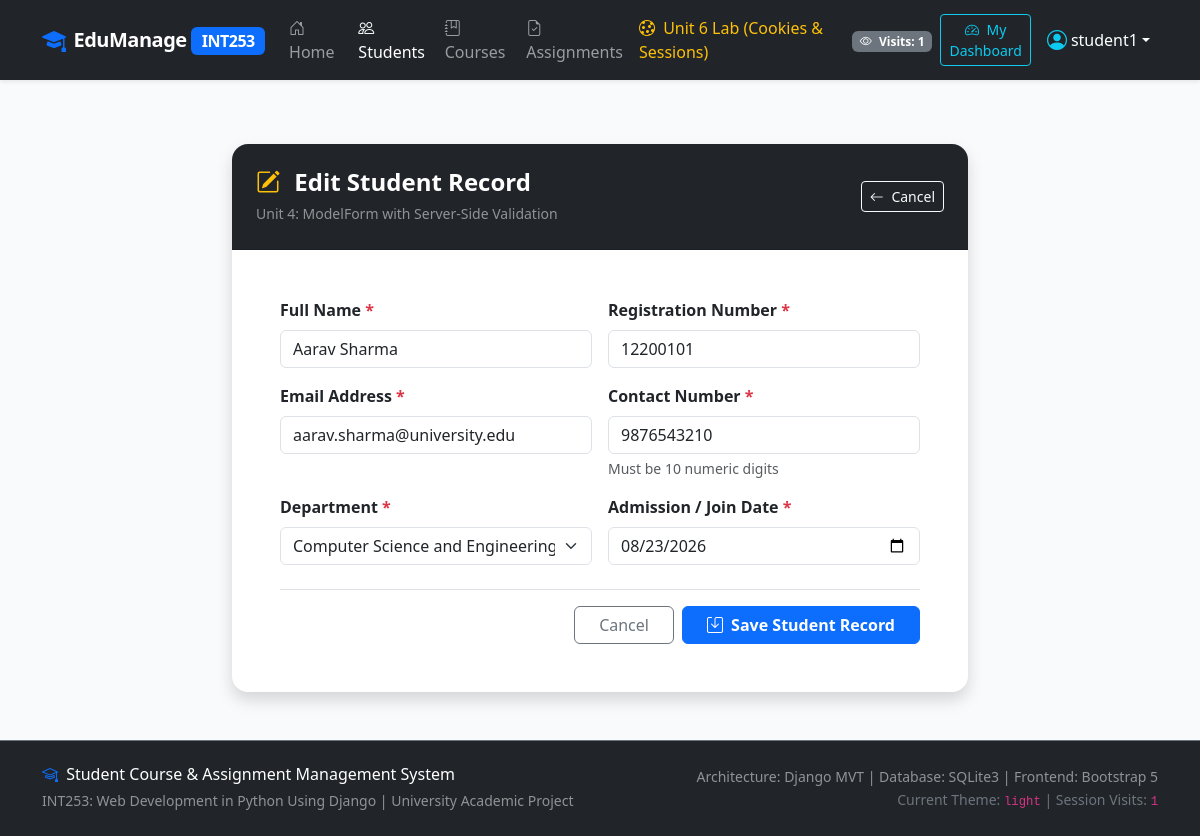
The app's page /students/1/edit/ (signed in) with its own data.
### students/models.py (models this page shows, shortened)
class Student(models.Model):
    DEPARTMENT_CHOICES = [
        ('CSE', 'Computer Science and Engineering'),
        ('IT', 'Information Technology'),
        ('ECE', 'Electronics & Communication Engineering'),
        ('ME', 'Mechanical Engineering'),
        ('CIVIL', 'Civil Engineering'),
        ('MBA', 'Management Studies'),
        ('OTHER', 'Other Department'),
    ]
    user = models.OneToOneField(
        User,
        on_delete=models.CASCADE,
        null=True,
        blank=True,
        related_name='student_profile',
        help_text="Associated auth account for dashboard login"
    )
    name = models.CharField(
        max_length=100,
        verbose_name="Full Name",
        help_text="Student's complete name"
    )
    email = models.EmailField(
        unique=True,
        verbose_name="Email Address",
        help_text="Unique student email address"
    )
    phone = models.CharField(
        max_length=15,
        verbose_name="Contact Number",
        help_text="10-digit mobile number"
    )
    registration_number = models.CharField(
        max_length=20,
        unique=True,
        verbose_name="Registration Number",
        help_text="Unique University Registration ID (e.g. 12200123)"
    )
    department = models.CharField(
        max_length=50,
        choices=DEPARTMENT_CHOICES,
        default='CSE',
        verbose_name="Department"
    )
    join_date = models.DateField(
        default=timezone.now,
        verbose_name="Admission / Join Date"
    )
    created_at = models.DateTimeField(
        auto_now_add=True,
        verbose_name="Created At"
    )
    updated_at = models.DateTimeField(
        auto_now=True,
        verbose_name="Last Updated"
    )
    class Meta:
        ordering = ['-join_date', 'name']
        verbose_name = "Student"
        verbose_name_plural = "Students"

### students/views.py (the view)
# urls.py: path('<int:pk>/edit/', views.student_update_view, name='edit'),
@login_required
def student_update_view(request, pk):
    student = get_object_or_404(Student, pk=pk)
    is_owner = (request.user.is_authenticated and hasattr(request.user, 'student_profile') and request.user.student_profile.pk == student.pk)
    if not (request.user.is_staff or request.user.is_superuser or is_owner):
        messages.error(request, "You do not have authorization to edit this student profile.")
        return redirect('students:detail', pk=pk)
    if request.method == 'POST':
        form = StudentForm(request.POST, instance=student)
        if form.is_valid():
            form.save()
            messages.success(request, f"Profile for '{student.name}' updated successfully.")
            return redirect('students:detail', pk=student.pk)
        else:
            messages.error(request, "Please correct the form errors.")
    else:
        form = StudentForm(instance=student)
    context = {
        'form': form,
        'student': student,
        'is_edit': True,
        'page_title': f"Edit Student: {student.name}",
    }
    return render(request, 'students/student_form.html', context)

### students/forms.py (shortened to what this page needs)
class StudentForm(forms.ModelForm):
    class Meta:
        model = Student
        fields = ['name', 'email', 'phone', 'registration_number', 'department', 'join_date']
        widgets = {
            'name': forms.TextInput(attrs={'class': 'form-control', 'placeholder': 'Full Student Name'}),
            'email': forms.EmailInput(attrs={'class': 'form-control', 'placeholder': 'student@university.edu'}),
            'phone': forms.TextInput(attrs={'class': 'form-control', 'placeholder': '10-digit Mobile Number'}),
            'registration_number': forms.TextInput(attrs={'class': 'form-control', 'placeholder': 'e.g., 12200101'}),
            'department': forms.Select(attrs={'class': 'form-select'}),
            'join_date': forms.DateInput(attrs={'class': 'form-control', 'type': 'date'}),
        }

### accounts/context_processors.py (called while the page is built)
def global_user_context(request):
    context = {
        'theme_preference': request.COOKIES.get('theme_preference', 'light'),
        'session_visit_count': request.session.get('visit_count', 1),
        'current_student': None,
    }
    if request.user.is_authenticated:
        try:
            if hasattr(request.user, 'student_profile'):
                context['current_student'] = request.user.student_profile
        except Exception:
            context['current_student'] = None
    return context

### templates/students/student_form.html (shortened to what this page needs)
{% extends 'base.html' %}
{% block content %}
<div class="row justify-content-center my-4">
    <div class="col-lg-8">
        <div class="card shadow border-0 rounded-4">
            <div class="card-header bg-dark text-white p-4 rounded-top-4 d-flex justify-content-between align-items-center">
                <div>
                    <h4 class="fw-bold mb-1">
                        {% if is_edit %}
                            <i class="bi bi-pencil-square text-warning me-2"></i> Edit Student Record
                        {% else %}
                            <i class="bi bi-person-plus text-primary me-2"></i> Add New Student
                        {% endif %}
                    </h4>
                    <small class="text-white-50">Unit 4: ModelForm with Server-Side Validation</small>
                </div>
                <a href="{% url 'students:list' %}" class="btn btn-outline-light btn-sm">
                    <i class="bi bi-arrow-left me-1"></i> Cancel
                </a>
            </div>
            <div class="card-body p-4 p-md-5">
                <form method="POST" novalidate>
                    <div class="row g-3 mb-4">
                        <div class="col-md-6">
                            <label for="{{ form.name.id_for_label }}" class="form-label fw-semibold">
                                {{ form.name.label }} <span class="text-danger">*</span>
                            </label>
                            {{ form.name }}
                        </div>
                        <div class="col-md-6">
                            <label for="{{ form.registration_number.id_for_label }}" class="form-label fw-semibold">
                                {{ form.registration_number.label }} <span class="text-danger">*</span>
                            </label>
                            {{ form.registration_number }}
                        </div>
                        <div class="col-md-6">
                            <label for="{{ form.email.id_for_label }}" class="form-label fw-semibold">
                                {{ form.email.label }} <span class="text-danger">*</span>
                            </label>
                            {{ form.email }}
                        </div>
                        <div class="col-md-6">
                            <label for="{{ form.phone.id_for_label }}" class="form-label fw-semibold">
                                {{ form.phone.label }} <span class="text-danger">*</span>
                            </label>
                            {{ form.phone }}
                            <small class="text-muted d-block mt-1">Must be 10 numeric digits</small>
                        </div>
                        <div class="col-md-6">
                            <label for="{{ form.department.id_for_label }}" class="form-label fw-semibold">
                                {{ form.department.label }} <span class="text-danger">*</span>
                            </label>
                            {{ form.department }}
                        </div>
                        <div class="col-md-6">
                            <label for="{{ form.join_date.id_for_label }}" class="form-label fw-semibold">
                                {{ form.join_date.label }} <span class="text-danger">*</span>
                            </label>
                            {{ form.join_date }}
                        </div>
                    </div>
                    <div class="d-flex justify-content-end gap-2 pt-3 border-top">
                        <a href="{% url 'students:list' %}" class="btn btn-outline-secondary px-4">Cancel</a>
                        <button type="submit" class="btn btn-primary px-4 fw-semibold">
                            <i class="bi bi-save me-1"></i> Save Student Record
                        </button>
                    </div>
                </form>
            </div>
        </div>
    </div>
</div>
{% endblock %}

### templates/base.html (shortened to what this page needs)
{% load static %}
<!DOCTYPE html>
<html lang="en">
<head>
    <link href="https://cdn.jsdelivr.net/npm/bootstrap@5.3.3/dist/css/bootstrap.min.css" rel="stylesheet">
    <link rel="stylesheet" href="https://cdn.jsdelivr.net/npm/bootstrap-icons@1.11.3/font/bootstrap-icons.min.css">
    <link rel="stylesheet" href="{% static 'css/custom.css' %}">
</head>
<body class="theme-{{ theme_preference|default:'light' }}">
    <nav class="navbar navbar-expand-lg navbar-dark bg-dark shadow-sm sticky-top">
        <div class="container">
            <a class="navbar-brand brand-logo d-flex align-items-center" href="{% url 'home' %}">
                <i class="bi bi-mortarboard-fill text-primary me-2 fs-4"></i>
                <span>EduManage <span class="badge bg-primary text-white fs-6">INT253</span></span>
            </a>
            <div class="collapse navbar-collapse" id="navbarContent">
                <ul class="navbar-nav me-auto mb-2 mb-lg-0">
                    <li class="nav-item">
                        <a class="nav-link {% if request.path == '/' %}active{% endif %}" href="{% url 'home' %}">
                            <i class="bi bi-house-door me-1"></i> Home
                        </a>
                    </li>
                    <li class="nav-item">
                        <a class="nav-link {% if '/students/' in request.path %}active{% endif %}" href="{% url 'students:list' %}">
                            <i class="bi bi-people me-1"></i> Students
                        </a>
                    </li>
                    <li class="nav-item">
                        <a class="nav-link {% if '/courses/' in request.path %}active{% endif %}" href="{% url 'courses:list' %}">
                            <i class="bi bi-journal-bookmark me-1"></i> Courses
                        </a>
                    </li>
                    <li class="nav-item">
                        <a class="nav-link {% if '/assignments/' in request.path %}active{% endif %}" href="{% url 'assignments:list' %}">
                            <i class="bi bi-file-earmark-check me-1"></i> Assignments
                        </a>
                    </li>
                    <li class="nav-item">
                        <a class="nav-link text-warning {% if '/session-cookie-demo/' in request.path %}active{% endif %}" href="{% url 'accounts:session_cookie_demo' %}">
                            <i class="bi bi-cookie me-1"></i> Unit 6 Lab (Cookies & Sessions)
                        </a>
                    </li>
                </ul>
                <ul class="navbar-nav ms-auto align-items-center">
                    <li class="nav-item me-2 d-none d-md-block">
                        <span class="badge bg-secondary" title="Session Page Views (request.session)">
                            <i class="bi bi-eye me-1"></i> Visits: {{ session_visit_count|default:1 }}
                        </span>
                    </li>
                    {% if user.is_authenticated %}
                        {% if user.is_staff or user.is_superuser %}
                            <li class="nav-item me-2">
                                <a href="{% url 'admin_dashboard' %}" class="btn btn-sm btn-outline-warning">
                                    <i class="bi bi-shield-lock-fill me-1"></i> Faculty Admin
                                </a>
                            </li>
                            <li class="nav-item me-2">
                                <a href="/admin/" target="_blank" class="btn btn-sm btn-outline-light" title="Open Django Built-in Admin Console">
                                    <i class="bi bi-gear-fill me-1"></i> Django Admin
                                </a>
                            </li>
                        {% else %}
                            <li class="nav-item me-2">
                                <a href="{% url 'dashboard' %}" class="btn btn-sm btn-outline-info">
                                    <i class="bi bi-speedometer2 me-1"></i> My Dashboard
                                </a>
                            </li>
                        {% endif %}
                        <li class="nav-item dropdown">
                            <a class="nav-link dropdown-toggle d-flex align-items-center text-white" href="#" id="userDropdown" role="button" data-bs-toggle="dropdown" aria-expanded="false">
                                <i class="bi bi-person-circle fs-5 me-1 text-info"></i>
                                <span>{{ user.username }}</span>
                            </a>
                        </li>
                    {% endif %}
                </ul>
            </div>
        </div>
    </nav>
    <main class="container my-4">
        {% block content %}{% endblock %}
    </main>
    <footer class="footer bg-dark text-white-50 py-4 mt-auto border-top border-secondary">
        <div class="container">
            <div class="row align-items-center">
                <div class="col-md-6 mb-3 mb-md-0">
                    <h6 class="text-white mb-1">
                        <i class="bi bi-mortarboard me-1 text-primary"></i> Student Course & Assignment Management System
                    </h6>
                    <small>INT253: Web Development in Python Using Django | University Academic Project</small>
                </div>
                <div class="col-md-6 text-md-end">
                    <small class="d-block">Architecture: Django MVT | Database: SQLite3 | Frontend: Bootstrap 5</small>
                    <small class="text-secondary">Current Theme: <code>{{ theme_preference|default:'light' }}</code> | Session Visits: <code>{{ session_visit_count|default:1 }}</code></small>
                </div>
            </div>
        </div>
    </footer>
</body>
</html>

### static/css/custom.css (style rules this page uses)
:root { --primary-color: #0d6efd; --primary-hover: #0b5ed7; --sidebar-bg: #1e293b; --sidebar-color: #cbd5e1; --sidebar-active: #38bdf8; --card-shadow: 0 0.125rem 0.25rem rgba(0, 0, 0, 0.075); }
body.theme-light { background-color: #f8fafc; color: #1e293b; }
body { min-height: 100vh; display: flex; flex-direction: column; font-family: system-ui, -apple-system, "Segoe UI", Roboto, "Helvetica Neue", "Noto Sans", sans-serif; }
main { flex: 1 0 auto; }
.footer { flex-shrink: 0; }
.brand-logo { font-weight: 700; letter-spacing: -0.5px; }

### records on screen
Student: name "Aarav Sharma", registration_number "12200101", email "aarav.sharma@university.edu", phone "9876543210", department "Computer Science and Engineering", join_date "08/23/2026"

### other values on screen
{{ session_visit_count|default:1 }} "1"
{{ user.username }} "student1"
{{ theme_preference|default:'light' }} "light"
